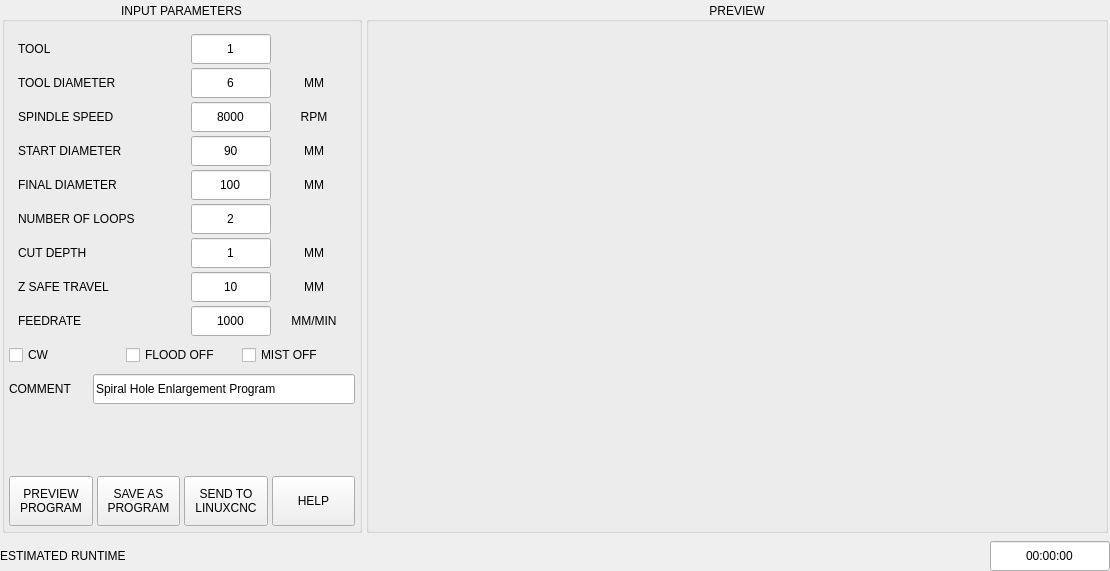
<?xml version="1.0" encoding="UTF-8"?>
<ui version="4.0">
 <class>Form</class>
 <widget class="QWidget" name="Form">
  <property name="geometry">
   <rect>
    <x>0</x>
    <y>0</y>
    <width>1110</width>
    <height>571</height>
   </rect>
  </property>
  <property name="windowTitle">
   <string>Form</string>
  </property>
  <layout class="QVBoxLayout" name="verticalLayout_2">
   <property name="spacing">
    <number>6</number>
   </property>
   <property name="leftMargin">
    <number>0</number>
   </property>
   <property name="topMargin">
    <number>0</number>
   </property>
   <property name="rightMargin">
    <number>0</number>
   </property>
   <property name="bottomMargin">
    <number>0</number>
   </property>
   <item>
    <widget class="QFrame" name="frame_hole_enlarge">
     <property name="maximumSize">
      <size>
       <width>16777215</width>
       <height>16777215</height>
      </size>
     </property>
     <property name="frameShape">
      <enum>QFrame::NoFrame</enum>
     </property>
     <property name="frameShadow">
      <enum>QFrame::Plain</enum>
     </property>
     <layout class="QHBoxLayout" name="horizontalLayout" stretch="0,1">
      <property name="spacing">
       <number>4</number>
      </property>
      <property name="leftMargin">
       <number>2</number>
      </property>
      <property name="topMargin">
       <number>2</number>
      </property>
      <property name="rightMargin">
       <number>2</number>
      </property>
      <property name="bottomMargin">
       <number>2</number>
      </property>
      <item>
       <widget class="QGroupBox" name="groupbox_parameters">
        <property name="minimumSize">
         <size>
          <width>360</width>
          <height>0</height>
         </size>
        </property>
        <property name="maximumSize">
         <size>
          <width>360</width>
          <height>16777215</height>
         </size>
        </property>
        <property name="title">
         <string>INPUT PARAMETERS</string>
        </property>
        <property name="alignment">
         <set>Qt::AlignCenter</set>
        </property>
        <layout class="QVBoxLayout" name="verticalLayout">
         <property name="spacing">
          <number>4</number>
         </property>
         <property name="leftMargin">
          <number>4</number>
         </property>
         <property name="topMargin">
          <number>12</number>
         </property>
         <property name="rightMargin">
          <number>4</number>
         </property>
         <property name="bottomMargin">
          <number>4</number>
         </property>
         <item>
          <layout class="QHBoxLayout" name="horizontalLayout_15">
           <property name="spacing">
            <number>4</number>
           </property>
           <property name="topMargin">
            <number>0</number>
           </property>
           <item>
            <widget class="QLabel" name="lbl_tool_num">
             <property name="maximumSize">
              <size>
               <width>160</width>
               <height>16777215</height>
              </size>
             </property>
             <property name="text">
              <string>TOOL</string>
             </property>
            </widget>
           </item>
           <item>
            <widget class="QLineEdit" name="lineEdit_tool">
             <property name="sizePolicy">
              <sizepolicy hsizetype="Preferred" vsizetype="Preferred">
               <horstretch>0</horstretch>
               <verstretch>0</verstretch>
              </sizepolicy>
             </property>
             <property name="minimumSize">
              <size>
               <width>0</width>
               <height>30</height>
              </size>
             </property>
             <property name="maximumSize">
              <size>
               <width>80</width>
               <height>30</height>
              </size>
             </property>
             <property name="text">
              <string>1</string>
             </property>
             <property name="maxLength">
              <number>5</number>
             </property>
             <property name="alignment">
              <set>Qt::AlignCenter</set>
             </property>
            </widget>
           </item>
           <item>
            <widget class="QLabel" name="label_2">
             <property name="minimumSize">
              <size>
               <width>60</width>
               <height>0</height>
              </size>
             </property>
             <property name="maximumSize">
              <size>
               <width>60</width>
               <height>16777215</height>
              </size>
             </property>
             <property name="text">
              <string/>
             </property>
            </widget>
           </item>
          </layout>
         </item>
         <item>
          <layout class="QHBoxLayout" name="horizontalLayout_12">
           <property name="spacing">
            <number>4</number>
           </property>
           <property name="topMargin">
            <number>0</number>
           </property>
           <item>
            <widget class="QLabel" name="lbl_tool_dia">
             <property name="minimumSize">
              <size>
               <width>160</width>
               <height>0</height>
              </size>
             </property>
             <property name="maximumSize">
              <size>
               <width>160</width>
               <height>16777215</height>
              </size>
             </property>
             <property name="text">
              <string>TOOL DIAMETER</string>
             </property>
            </widget>
           </item>
           <item>
            <widget class="QLineEdit" name="lineEdit_tool_dia">
             <property name="sizePolicy">
              <sizepolicy hsizetype="Preferred" vsizetype="Preferred">
               <horstretch>0</horstretch>
               <verstretch>0</verstretch>
              </sizepolicy>
             </property>
             <property name="minimumSize">
              <size>
               <width>80</width>
               <height>30</height>
              </size>
             </property>
             <property name="maximumSize">
              <size>
               <width>80</width>
               <height>30</height>
              </size>
             </property>
             <property name="text">
              <string>6</string>
             </property>
             <property name="maxLength">
              <number>10</number>
             </property>
             <property name="alignment">
              <set>Qt::AlignCenter</set>
             </property>
            </widget>
           </item>
           <item>
            <widget class="QLabel" name="lbl_tool_dia_unit">
             <property name="minimumSize">
              <size>
               <width>60</width>
               <height>0</height>
              </size>
             </property>
             <property name="maximumSize">
              <size>
               <width>60</width>
               <height>16777215</height>
              </size>
             </property>
             <property name="text">
              <string>MM</string>
             </property>
             <property name="alignment">
              <set>Qt::AlignCenter</set>
             </property>
            </widget>
           </item>
          </layout>
         </item>
         <item>
          <layout class="QHBoxLayout" name="horizontalLayout_6">
           <property name="spacing">
            <number>4</number>
           </property>
           <property name="topMargin">
            <number>0</number>
           </property>
           <item>
            <widget class="QLabel" name="lbl_spindle">
             <property name="minimumSize">
              <size>
               <width>160</width>
               <height>0</height>
              </size>
             </property>
             <property name="maximumSize">
              <size>
               <width>160</width>
               <height>16777215</height>
              </size>
             </property>
             <property name="text">
              <string>SPINDLE SPEED</string>
             </property>
            </widget>
           </item>
           <item>
            <widget class="QLineEdit" name="lineEdit_spindle">
             <property name="sizePolicy">
              <sizepolicy hsizetype="Preferred" vsizetype="Preferred">
               <horstretch>0</horstretch>
               <verstretch>0</verstretch>
              </sizepolicy>
             </property>
             <property name="minimumSize">
              <size>
               <width>80</width>
               <height>30</height>
              </size>
             </property>
             <property name="maximumSize">
              <size>
               <width>80</width>
               <height>30</height>
              </size>
             </property>
             <property name="text">
              <string>8000</string>
             </property>
             <property name="maxLength">
              <number>10</number>
             </property>
             <property name="alignment">
              <set>Qt::AlignCenter</set>
             </property>
            </widget>
           </item>
           <item>
            <widget class="QLabel" name="lbl_spindle_unit">
             <property name="minimumSize">
              <size>
               <width>60</width>
               <height>0</height>
              </size>
             </property>
             <property name="maximumSize">
              <size>
               <width>60</width>
               <height>16777215</height>
              </size>
             </property>
             <property name="text">
              <string>RPM</string>
             </property>
             <property name="alignment">
              <set>Qt::AlignCenter</set>
             </property>
            </widget>
           </item>
          </layout>
         </item>
         <item>
          <layout class="QHBoxLayout" name="horizontalLayout_13">
           <property name="spacing">
            <number>4</number>
           </property>
           <property name="topMargin">
            <number>0</number>
           </property>
           <item>
            <widget class="QLabel" name="lbl_init_dia">
             <property name="minimumSize">
              <size>
               <width>160</width>
               <height>0</height>
              </size>
             </property>
             <property name="maximumSize">
              <size>
               <width>160</width>
               <height>16777215</height>
              </size>
             </property>
             <property name="toolTip">
              <string/>
             </property>
             <property name="text">
              <string>START DIAMETER</string>
             </property>
            </widget>
           </item>
           <item>
            <widget class="QLineEdit" name="lineEdit_start_dia">
             <property name="sizePolicy">
              <sizepolicy hsizetype="Preferred" vsizetype="Preferred">
               <horstretch>0</horstretch>
               <verstretch>0</verstretch>
              </sizepolicy>
             </property>
             <property name="minimumSize">
              <size>
               <width>80</width>
               <height>30</height>
              </size>
             </property>
             <property name="maximumSize">
              <size>
               <width>80</width>
               <height>30</height>
              </size>
             </property>
             <property name="text">
              <string>90</string>
             </property>
             <property name="maxLength">
              <number>10</number>
             </property>
             <property name="alignment">
              <set>Qt::AlignCenter</set>
             </property>
            </widget>
           </item>
           <item>
            <widget class="QLabel" name="lbl_start_dia_unit">
             <property name="minimumSize">
              <size>
               <width>60</width>
               <height>0</height>
              </size>
             </property>
             <property name="maximumSize">
              <size>
               <width>60</width>
               <height>16777215</height>
              </size>
             </property>
             <property name="text">
              <string>MM</string>
             </property>
             <property name="alignment">
              <set>Qt::AlignCenter</set>
             </property>
            </widget>
           </item>
          </layout>
         </item>
         <item>
          <layout class="QHBoxLayout" name="horizontalLayout_8">
           <property name="spacing">
            <number>4</number>
           </property>
           <property name="topMargin">
            <number>0</number>
           </property>
           <item>
            <widget class="QLabel" name="lbl_final_dia">
             <property name="minimumSize">
              <size>
               <width>160</width>
               <height>0</height>
              </size>
             </property>
             <property name="maximumSize">
              <size>
               <width>160</width>
               <height>16777215</height>
              </size>
             </property>
             <property name="toolTip">
              <string>Tool to use for facing</string>
             </property>
             <property name="text">
              <string>FINAL DIAMETER</string>
             </property>
            </widget>
           </item>
           <item>
            <widget class="QLineEdit" name="lineEdit_final_dia">
             <property name="sizePolicy">
              <sizepolicy hsizetype="Preferred" vsizetype="Preferred">
               <horstretch>0</horstretch>
               <verstretch>0</verstretch>
              </sizepolicy>
             </property>
             <property name="minimumSize">
              <size>
               <width>80</width>
               <height>30</height>
              </size>
             </property>
             <property name="maximumSize">
              <size>
               <width>80</width>
               <height>30</height>
              </size>
             </property>
             <property name="text">
              <string>100</string>
             </property>
             <property name="maxLength">
              <number>10</number>
             </property>
             <property name="alignment">
              <set>Qt::AlignCenter</set>
             </property>
            </widget>
           </item>
           <item>
            <widget class="QLabel" name="lbl_final_dia_unit">
             <property name="minimumSize">
              <size>
               <width>60</width>
               <height>0</height>
              </size>
             </property>
             <property name="maximumSize">
              <size>
               <width>60</width>
               <height>16777215</height>
              </size>
             </property>
             <property name="text">
              <string>MM</string>
             </property>
             <property name="alignment">
              <set>Qt::AlignCenter</set>
             </property>
            </widget>
           </item>
          </layout>
         </item>
         <item>
          <layout class="QHBoxLayout" name="horizontalLayout_7">
           <property name="spacing">
            <number>4</number>
           </property>
           <property name="topMargin">
            <number>0</number>
           </property>
           <item>
            <widget class="QLabel" name="lbl_loops">
             <property name="minimumSize">
              <size>
               <width>160</width>
               <height>0</height>
              </size>
             </property>
             <property name="maximumSize">
              <size>
               <width>160</width>
               <height>16777215</height>
              </size>
             </property>
             <property name="text">
              <string>NUMBER OF LOOPS</string>
             </property>
            </widget>
           </item>
           <item>
            <widget class="QLineEdit" name="lineEdit_loops">
             <property name="sizePolicy">
              <sizepolicy hsizetype="Preferred" vsizetype="Preferred">
               <horstretch>0</horstretch>
               <verstretch>0</verstretch>
              </sizepolicy>
             </property>
             <property name="minimumSize">
              <size>
               <width>80</width>
               <height>30</height>
              </size>
             </property>
             <property name="maximumSize">
              <size>
               <width>80</width>
               <height>30</height>
              </size>
             </property>
             <property name="text">
              <string>2</string>
             </property>
             <property name="maxLength">
              <number>10</number>
             </property>
             <property name="alignment">
              <set>Qt::AlignCenter</set>
             </property>
            </widget>
           </item>
           <item>
            <widget class="QLabel" name="lbl_loops_unit">
             <property name="minimumSize">
              <size>
               <width>60</width>
               <height>0</height>
              </size>
             </property>
             <property name="maximumSize">
              <size>
               <width>60</width>
               <height>16777215</height>
              </size>
             </property>
             <property name="text">
              <string/>
             </property>
             <property name="alignment">
              <set>Qt::AlignCenter</set>
             </property>
            </widget>
           </item>
          </layout>
         </item>
         <item>
          <layout class="QHBoxLayout" name="horizontalLayout_3">
           <property name="spacing">
            <number>4</number>
           </property>
           <property name="topMargin">
            <number>0</number>
           </property>
           <item>
            <widget class="QLabel" name="lbl_cut_depth">
             <property name="minimumSize">
              <size>
               <width>160</width>
               <height>0</height>
              </size>
             </property>
             <property name="maximumSize">
              <size>
               <width>160</width>
               <height>16777215</height>
              </size>
             </property>
             <property name="text">
              <string>CUT DEPTH</string>
             </property>
            </widget>
           </item>
           <item>
            <widget class="QLineEdit" name="lineEdit_cut_depth">
             <property name="sizePolicy">
              <sizepolicy hsizetype="Preferred" vsizetype="Preferred">
               <horstretch>0</horstretch>
               <verstretch>0</verstretch>
              </sizepolicy>
             </property>
             <property name="minimumSize">
              <size>
               <width>80</width>
               <height>30</height>
              </size>
             </property>
             <property name="maximumSize">
              <size>
               <width>80</width>
               <height>30</height>
              </size>
             </property>
             <property name="text">
              <string>1</string>
             </property>
             <property name="maxLength">
              <number>10</number>
             </property>
             <property name="alignment">
              <set>Qt::AlignCenter</set>
             </property>
            </widget>
           </item>
           <item>
            <widget class="QLabel" name="lbl_cut_depth_unit">
             <property name="minimumSize">
              <size>
               <width>60</width>
               <height>0</height>
              </size>
             </property>
             <property name="maximumSize">
              <size>
               <width>60</width>
               <height>16777215</height>
              </size>
             </property>
             <property name="text">
              <string>MM</string>
             </property>
             <property name="alignment">
              <set>Qt::AlignCenter</set>
             </property>
            </widget>
           </item>
          </layout>
         </item>
         <item>
          <layout class="QHBoxLayout" name="horizontalLayout_4">
           <property name="spacing">
            <number>4</number>
           </property>
           <property name="topMargin">
            <number>0</number>
           </property>
           <item>
            <widget class="QLabel" name="lbl_z_safe">
             <property name="minimumSize">
              <size>
               <width>160</width>
               <height>0</height>
              </size>
             </property>
             <property name="maximumSize">
              <size>
               <width>160</width>
               <height>16777215</height>
              </size>
             </property>
             <property name="text">
              <string>Z SAFE TRAVEL</string>
             </property>
            </widget>
           </item>
           <item>
            <widget class="QLineEdit" name="lineEdit_z_safe">
             <property name="sizePolicy">
              <sizepolicy hsizetype="Preferred" vsizetype="Preferred">
               <horstretch>0</horstretch>
               <verstretch>0</verstretch>
              </sizepolicy>
             </property>
             <property name="minimumSize">
              <size>
               <width>80</width>
               <height>30</height>
              </size>
             </property>
             <property name="maximumSize">
              <size>
               <width>80</width>
               <height>30</height>
              </size>
             </property>
             <property name="text">
              <string>10</string>
             </property>
             <property name="maxLength">
              <number>10</number>
             </property>
             <property name="alignment">
              <set>Qt::AlignCenter</set>
             </property>
            </widget>
           </item>
           <item>
            <widget class="QLabel" name="lbl_z_safe_unit">
             <property name="minimumSize">
              <size>
               <width>60</width>
               <height>0</height>
              </size>
             </property>
             <property name="maximumSize">
              <size>
               <width>60</width>
               <height>16777215</height>
              </size>
             </property>
             <property name="text">
              <string>MM</string>
             </property>
             <property name="alignment">
              <set>Qt::AlignCenter</set>
             </property>
            </widget>
           </item>
          </layout>
         </item>
         <item>
          <layout class="QHBoxLayout" name="horizontalLayout_10">
           <property name="spacing">
            <number>4</number>
           </property>
           <property name="topMargin">
            <number>0</number>
           </property>
           <item>
            <widget class="QLabel" name="lbl_feed">
             <property name="minimumSize">
              <size>
               <width>160</width>
               <height>0</height>
              </size>
             </property>
             <property name="maximumSize">
              <size>
               <width>160</width>
               <height>16777215</height>
              </size>
             </property>
             <property name="text">
              <string>FEEDRATE</string>
             </property>
            </widget>
           </item>
           <item>
            <widget class="QLineEdit" name="lineEdit_feed">
             <property name="sizePolicy">
              <sizepolicy hsizetype="Preferred" vsizetype="Preferred">
               <horstretch>0</horstretch>
               <verstretch>0</verstretch>
              </sizepolicy>
             </property>
             <property name="minimumSize">
              <size>
               <width>80</width>
               <height>30</height>
              </size>
             </property>
             <property name="maximumSize">
              <size>
               <width>80</width>
               <height>30</height>
              </size>
             </property>
             <property name="text">
              <string>1000</string>
             </property>
             <property name="maxLength">
              <number>10</number>
             </property>
             <property name="alignment">
              <set>Qt::AlignCenter</set>
             </property>
            </widget>
           </item>
           <item>
            <widget class="QLabel" name="lbl_feed_unit">
             <property name="minimumSize">
              <size>
               <width>60</width>
               <height>0</height>
              </size>
             </property>
             <property name="maximumSize">
              <size>
               <width>60</width>
               <height>16777215</height>
              </size>
             </property>
             <property name="text">
              <string>MM/MIN</string>
             </property>
             <property name="alignment">
              <set>Qt::AlignCenter</set>
             </property>
            </widget>
           </item>
          </layout>
         </item>
         <item>
          <layout class="QHBoxLayout" name="horizontalLayout_14">
           <property name="spacing">
            <number>4</number>
           </property>
           <property name="bottomMargin">
            <number>0</number>
           </property>
           <item>
            <widget class="QCheckBox" name="chk_direction">
             <property name="sizePolicy">
              <sizepolicy hsizetype="Preferred" vsizetype="Preferred">
               <horstretch>0</horstretch>
               <verstretch>0</verstretch>
              </sizepolicy>
             </property>
             <property name="minimumSize">
              <size>
               <width>0</width>
               <height>30</height>
              </size>
             </property>
             <property name="maximumSize">
              <size>
               <width>16777215</width>
               <height>30</height>
              </size>
             </property>
             <property name="toolTip">
              <string>Circular travel direction</string>
             </property>
             <property name="text">
              <string>CW</string>
             </property>
             <property name="checked">
              <bool>false</bool>
             </property>
             <property name="autoExclusive">
              <bool>false</bool>
             </property>
            </widget>
           </item>
           <item>
            <widget class="QCheckBox" name="chk_flood">
             <property name="sizePolicy">
              <sizepolicy hsizetype="Preferred" vsizetype="Preferred">
               <horstretch>0</horstretch>
               <verstretch>0</verstretch>
              </sizepolicy>
             </property>
             <property name="minimumSize">
              <size>
               <width>0</width>
               <height>30</height>
              </size>
             </property>
             <property name="maximumSize">
              <size>
               <width>16777215</width>
               <height>30</height>
              </size>
             </property>
             <property name="text">
              <string>FLOOD OFF</string>
             </property>
            </widget>
           </item>
           <item>
            <widget class="QCheckBox" name="chk_mist">
             <property name="sizePolicy">
              <sizepolicy hsizetype="Preferred" vsizetype="Preferred">
               <horstretch>0</horstretch>
               <verstretch>0</verstretch>
              </sizepolicy>
             </property>
             <property name="minimumSize">
              <size>
               <width>0</width>
               <height>30</height>
              </size>
             </property>
             <property name="maximumSize">
              <size>
               <width>16777215</width>
               <height>30</height>
              </size>
             </property>
             <property name="text">
              <string>MIST OFF</string>
             </property>
            </widget>
           </item>
          </layout>
         </item>
         <item>
          <widget class="QWidget" name="widget_comment" native="true">
           <property name="minimumSize">
            <size>
             <width>0</width>
             <height>30</height>
            </size>
           </property>
           <property name="maximumSize">
            <size>
             <width>16777215</width>
             <height>30</height>
            </size>
           </property>
           <layout class="QHBoxLayout" name="horizontalLayout_11">
            <property name="spacing">
             <number>4</number>
            </property>
            <property name="leftMargin">
             <number>0</number>
            </property>
            <property name="topMargin">
             <number>0</number>
            </property>
            <property name="rightMargin">
             <number>0</number>
            </property>
            <property name="bottomMargin">
             <number>0</number>
            </property>
            <item>
             <widget class="QLabel" name="lbl_comment">
              <property name="minimumSize">
               <size>
                <width>80</width>
                <height>0</height>
               </size>
              </property>
              <property name="maximumSize">
               <size>
                <width>80</width>
                <height>16777215</height>
               </size>
              </property>
              <property name="toolTip">
               <string>Comment for gcode file</string>
              </property>
              <property name="text">
               <string>COMMENT</string>
              </property>
              <property name="alignment">
               <set>Qt::AlignLeading|Qt::AlignLeft|Qt::AlignVCenter</set>
              </property>
             </widget>
            </item>
            <item>
             <widget class="QLineEdit" name="lineEdit_comment">
              <property name="sizePolicy">
               <sizepolicy hsizetype="Preferred" vsizetype="Preferred">
                <horstretch>0</horstretch>
                <verstretch>0</verstretch>
               </sizepolicy>
              </property>
              <property name="toolTip">
               <string/>
              </property>
              <property name="text">
               <string>Spiral Hole Enlargement Program</string>
              </property>
             </widget>
            </item>
           </layout>
          </widget>
         </item>
         <item>
          <spacer name="verticalSpacer">
           <property name="orientation">
            <enum>Qt::Vertical</enum>
           </property>
           <property name="sizeHint" stdset="0">
            <size>
             <width>20</width>
             <height>40</height>
            </size>
           </property>
          </spacer>
         </item>
         <item>
          <layout class="QHBoxLayout" name="horizontalLayout_2">
           <property name="spacing">
            <number>4</number>
           </property>
           <property name="topMargin">
            <number>0</number>
           </property>
           <item>
            <widget class="QPushButton" name="btn_preview">
             <property name="sizePolicy">
              <sizepolicy hsizetype="Preferred" vsizetype="Fixed">
               <horstretch>0</horstretch>
               <verstretch>0</verstretch>
              </sizepolicy>
             </property>
             <property name="minimumSize">
              <size>
               <width>0</width>
               <height>50</height>
              </size>
             </property>
             <property name="maximumSize">
              <size>
               <width>16777215</width>
               <height>50</height>
              </size>
             </property>
             <property name="text">
              <string>PREVIEW
PROGRAM</string>
             </property>
            </widget>
           </item>
           <item>
            <widget class="QPushButton" name="btn_create">
             <property name="sizePolicy">
              <sizepolicy hsizetype="Preferred" vsizetype="Fixed">
               <horstretch>0</horstretch>
               <verstretch>0</verstretch>
              </sizepolicy>
             </property>
             <property name="minimumSize">
              <size>
               <width>0</width>
               <height>50</height>
              </size>
             </property>
             <property name="maximumSize">
              <size>
               <width>16777215</width>
               <height>50</height>
              </size>
             </property>
             <property name="toolTip">
              <string>Create program and save to file</string>
             </property>
             <property name="text">
              <string>SAVE AS
PROGRAM</string>
             </property>
            </widget>
           </item>
           <item>
            <widget class="QPushButton" name="btn_send">
             <property name="sizePolicy">
              <sizepolicy hsizetype="Preferred" vsizetype="Fixed">
               <horstretch>0</horstretch>
               <verstretch>0</verstretch>
              </sizepolicy>
             </property>
             <property name="minimumSize">
              <size>
               <width>0</width>
               <height>50</height>
              </size>
             </property>
             <property name="maximumSize">
              <size>
               <width>16777215</width>
               <height>50</height>
              </size>
             </property>
             <property name="toolTip">
              <string>Create temporary program and load to linuxcnc</string>
             </property>
             <property name="text">
              <string>SEND TO
LINUXCNC</string>
             </property>
            </widget>
           </item>
           <item>
            <widget class="QPushButton" name="btn_help">
             <property name="sizePolicy">
              <sizepolicy hsizetype="Preferred" vsizetype="Fixed">
               <horstretch>0</horstretch>
               <verstretch>0</verstretch>
              </sizepolicy>
             </property>
             <property name="minimumSize">
              <size>
               <width>0</width>
               <height>50</height>
              </size>
             </property>
             <property name="maximumSize">
              <size>
               <width>16777215</width>
               <height>50</height>
              </size>
             </property>
             <property name="text">
              <string>HELP</string>
             </property>
            </widget>
           </item>
          </layout>
         </item>
        </layout>
       </widget>
      </item>
      <item>
       <widget class="QGroupBox" name="groupbox_preview">
        <property name="title">
         <string>PREVIEW</string>
        </property>
        <property name="alignment">
         <set>Qt::AlignCenter</set>
        </property>
        <layout class="QVBoxLayout" name="layout_gb_preview" stretch="0">
         <property name="spacing">
          <number>4</number>
         </property>
         <property name="sizeConstraint">
          <enum>QLayout::SetMaximumSize</enum>
         </property>
         <property name="leftMargin">
          <number>4</number>
         </property>
         <property name="topMargin">
          <number>12</number>
         </property>
         <property name="rightMargin">
          <number>4</number>
         </property>
         <property name="bottomMargin">
          <number>4</number>
         </property>
         <item>
          <widget class="GCodeGraphics" name="graphic_preview">
           <property name="_view" stdset="0">
            <string>z</string>
           </property>
           <property name="_small_origin" stdset="0">
            <bool>true</bool>
           </property>
           <property name="background_color" stdset="0">
            <color alpha="250">
             <red>10</red>
             <green>10</green>
             <blue>10</blue>
            </color>
           </property>
           <property name="jog_color" stdset="0">
            <color alpha="0">
             <red>80</red>
             <green>0</green>
             <blue>0</blue>
            </color>
           </property>
           <property name="Feed_color" stdset="0">
            <color alpha="0">
             <red>0</red>
             <green>80</green>
             <blue>0</blue>
            </color>
           </property>
           <property name="Rapid_color" stdset="0">
            <color alpha="0">
             <red>0</red>
             <green>0</green>
             <blue>80</blue>
            </color>
           </property>
           <property name="InhibitControls">
            <bool>true</bool>
           </property>
          </widget>
         </item>
        </layout>
       </widget>
      </item>
     </layout>
    </widget>
   </item>
   <item>
    <layout class="QHBoxLayout" name="horizontalLayout_9">
     <property name="bottomMargin">
      <number>0</number>
     </property>
     <item>
      <widget class="QLabel" name="lbl_runtime">
       <property name="minimumSize">
        <size>
         <width>0</width>
         <height>30</height>
        </size>
       </property>
       <property name="maximumSize">
        <size>
         <width>16777215</width>
         <height>30</height>
        </size>
       </property>
       <property name="text">
        <string>ESTIMATED RUNTIME</string>
       </property>
      </widget>
     </item>
     <item>
      <widget class="QLineEdit" name="lineEdit_runtime">
       <property name="sizePolicy">
        <sizepolicy hsizetype="Preferred" vsizetype="Fixed">
         <horstretch>0</horstretch>
         <verstretch>0</verstretch>
        </sizepolicy>
       </property>
       <property name="minimumSize">
        <size>
         <width>120</width>
         <height>30</height>
        </size>
       </property>
       <property name="maximumSize">
        <size>
         <width>120</width>
         <height>30</height>
        </size>
       </property>
       <property name="text">
        <string>00:00:00</string>
       </property>
       <property name="maxLength">
        <number>10</number>
       </property>
       <property name="alignment">
        <set>Qt::AlignCenter</set>
       </property>
      </widget>
     </item>
    </layout>
   </item>
  </layout>
 </widget>
 <customwidgets>
  <customwidget>
   <class>GCodeGraphics</class>
   <extends>QWidget</extends>
   <header>qtvcp.widgets.gcode_graphics</header>
   <container>1</container>
  </customwidget>
 </customwidgets>
 <resources/>
 <connections/>
 <slots>
  <slot>validate()</slot>
  <slot>create_program()</slot>
  <slot>units_changed()</slot>
  <slot>raster_changed()</slot>
  <slot>btn_help_clicked()</slot>
 </slots>
</ui>
